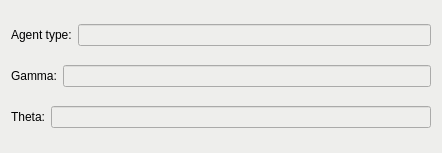
<?xml version="1.0" encoding="UTF-8"?>
<ui version="4.0">
 <class>Form</class>
 <widget class="QWidget" name="Form">
  <property name="geometry">
   <rect>
    <x>0</x>
    <y>0</y>
    <width>442</width>
    <height>153</height>
   </rect>
  </property>
  <property name="windowTitle">
   <string>Form</string>
  </property>
  <property name="styleSheet">
   <string notr="true">background-color: rgb(238, 238, 236);</string>
  </property>
  <layout class="QVBoxLayout" name="verticalLayout_2">
   <item>
    <layout class="QHBoxLayout" name="horizontalLayout">
     <item>
      <widget class="QLabel" name="label">
       <property name="text">
        <string>Agent type:</string>
       </property>
      </widget>
     </item>
     <item>
      <widget class="QLineEdit" name="type">
       <property name="enabled">
        <bool>false</bool>
       </property>
      </widget>
     </item>
    </layout>
   </item>
   <item>
    <layout class="QHBoxLayout" name="horizontalLayout_3">
     <item>
      <widget class="QLabel" name="label_2">
       <property name="text">
        <string>Gamma:</string>
       </property>
      </widget>
     </item>
     <item>
      <widget class="QLineEdit" name="gamma">
       <property name="enabled">
        <bool>false</bool>
       </property>
      </widget>
     </item>
    </layout>
   </item>
   <item>
    <layout class="QHBoxLayout" name="horizontalLayout_2">
     <item>
      <widget class="QLabel" name="label_3">
       <property name="text">
        <string>Theta:</string>
       </property>
      </widget>
     </item>
     <item>
      <widget class="QLineEdit" name="theta">
       <property name="enabled">
        <bool>false</bool>
       </property>
      </widget>
     </item>
    </layout>
   </item>
  </layout>
 </widget>
 <resources/>
 <connections/>
</ui>
